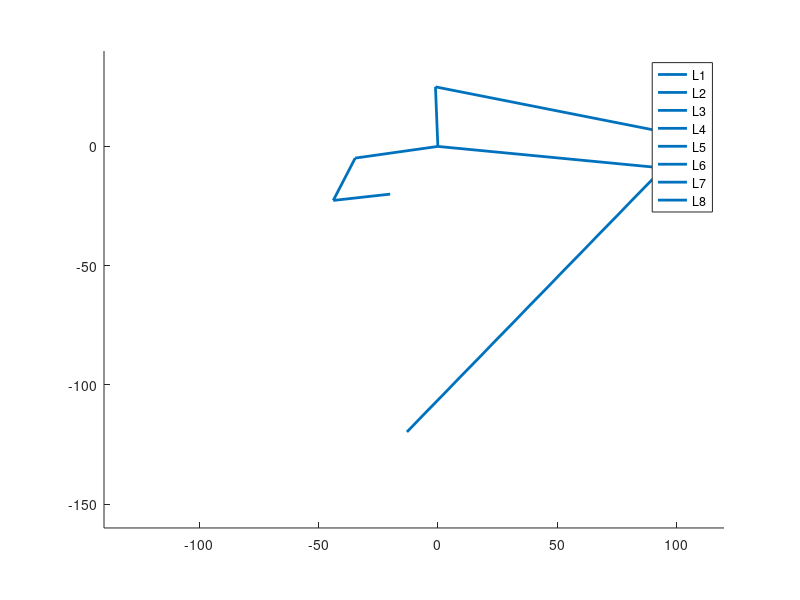

Recreate this plot in MATLAB.
clearvars;
close all;

linkX = [];
linkY = [];

linkLen = [24, 20, 35, 25, 95, 115, 154.3, 20, NaN, NaN, NaN];
linkAng = [NaN, NaN, NaN, 8.9, NaN, NaN, NaN, NaN, NaN, 95.74, NaN, NaN];

motor2 = [-20, -20];

footPosition = [-80, -120];

function [length] = getLength(x, y)
    length = sqrt((x(2) - x(1))^2 + (y(2)-y(1))^2);
end 

function [linkX, linkY] = generatePositions(linkLen, linkAng, motor2, footPosition)
    
    linkX = [];
    linkY = [];

    % General Calculations
    linkLen(9) = sqrt(footPosition(1)^2 + footPosition(2)^2);
    
    linkAng(5) = acosd((linkLen(9)^2 - linkLen(5)^2 - linkLen(7)^2)/(-2*linkLen(5)*linkLen(7)));
    
    linkAng(7) = asind((linkLen(7)/linkLen(9))*sind(linkAng(5)));
    
    linkAng(8) = atand(footPosition(1)/footPosition(2));
    
    linkAng(1) = 90 - linkAng(7) + linkAng(8);
    
    linkAng(3) = linkAng(5) - linkAng(1) - linkAng(4);
    
    x1 = linkLen(5)*cosd(linkAng(1)) + linkLen(8)*cosd(linkAng(3));
    y1 = -linkLen(5)*sind(linkAng(1)) + linkLen(8)*sind(linkAng(3));
    
    linkLen(10) = sqrt(x1^2 + y1^2);
    
    linkAng(9) = atand(abs(y1/x1));
    
    temp = acosd((linkLen(6)^2 - linkLen(4)^2 - linkLen(10)^2)/(-2*linkLen(4)*linkLen(10)));
    
    linkAng(2) = 90 - acosd((linkLen(6)^2 - linkLen(4)^2 - linkLen(10)^2)/(-2*linkLen(4)*linkLen(10))) + linkAng(9);
    
    linkAng(11) = linkAng(10) - linkAng(2);
    
    x2 = -linkLen(3) * sind(linkAng(11)) - motor2(1);
    y2 =  linkLen(3) * cosd(linkAng(11)) - motor2(2);
    
    linkLen(11) = sqrt(x2^2 + y2^2);
    
    linkAng(12) = acosd((linkLen(2)^2 - linkLen(1)^2 - linkLen(11)^2)/(-2*linkLen(1)*linkLen(11)));
    
    linkAng(13) = atand(abs(y2/x2));
    
    linkAng(6) = linkAng(13) - linkAng(12);
    
    % Link 1 Calculations
    linkX(1, :) = [motor2(1), motor2(1) - linkLen(1) * cosd(linkAng(6))];
    linkY(1, :) = [motor2(2), motor2(2) + linkLen(1) * sind(linkAng(6))];
    
    % disp("L1");
    % disp(getLength(linkX(:, 1), linkY(:, 1)));
    
    % Link 3 Calculations
    linkX(3, :) = [0, -linkLen(3) * sind(linkAng(11))];
    linkY(3, :) = [0, linkLen(3) * cosd(linkAng(11))];
    
    % disp("L3");
    % disp(getLength(linkX(:, 3), linkY(:, 3)));
    
    % Link 2 Calculations
    linkX(2, :) = [linkX(1, 2), linkX(3, 2)];
    linkY(2, :) = [linkY(1, 2), linkY(3, 2)];
    
    % disp("L2");
    % disp(getLength(linkX(:, 2), linkY(:, 2)));
    
    % Link 4 Calculations
    linkX(4, :) = [0, linkLen(4) * sind(linkAng(2))];
    linkY(4, :) = [0, linkLen(4) * cosd(linkAng(2))];
    
    % disp("L4");
    % disp(getLength(linkX(:, 4), linkY(:, 4)));
    
    % Link 5 Calculations
    linkX(5, :) = [0, linkLen(5) * cosd(linkAng(1))];
    linkY(5, :) = [0, -linkLen(5) * sind(linkAng(1))];
    
    % disp("L5");
    % disp(getLength(linkX(:, 5), linkY(:, 5)));
    
    % Link 8 Calculations
    linkX(8, :) = [linkX(5, 2), x1];
    linkY(8, :) = [linkY(5, 2), y1];
    
    % disp("L8");
    % disp(getLength(linkX(:, 8), linkY(:, 8)));
    
    % Link 7 Calculations
    linkX(7, :) = [linkX(5, 2), linkX(5, 2) - linkLen(7) * cosd(linkAng(3) + linkAng(4))];
    linkY(7, :) = [linkY(5, 2), linkY(5, 2) - linkLen(7) * sind(linkAng(3) + linkAng(4))];
    
    % disp("L7");
    % disp(getLength(linkX(:, 7), linkY(:, 7)));
    
    % Link 6 Calculations
    linkX(6, :) = [linkX(4, 2), linkX(8, 2)];
    linkY(6, :) = [linkY(4, 2), linkY(8, 2)];
    
    % disp("L6");
    % disp(getLength(linkX(6, :), linkY(6, :))); 
end

[linkX, linkY] = generatePositions(linkLen, linkAng, motor2, footPosition);

figure;

lines = [];

lines(1) = line(linkX(1, :), linkY(1, :), 'LineWidth', 2);
hold on;
lines(2) = line(linkX(2, :), linkY(2, :), 'LineWidth', 2);
hold on;
lines(3) = line(linkX(3, :), linkY(3, :), 'LineWidth', 2);
hold on;
lines(4) = line(linkX(4, :), linkY(4, :), 'LineWidth', 2);
hold on;
lines(5) = line(linkX(5, :), linkY(5, :), 'LineWidth', 2);
hold on;
lines(6) = line(linkX(6, :), linkY(6, :), 'LineWidth', 2);
hold on;
lines(7) = line(linkX(7, :), linkY(7, :), 'LineWidth', 2);
hold on;
lines(8) = line(linkX(8, :), linkY(8, :), 'LineWidth', 2);

legend('L1', 'L2', 'L3', 'L4', 'L5', 'L6', 'L7', 'L8');

axis equal

ylim([-160 40]);
xlim([-140 120]);

for x = linspace(footPosition(1), -10, 80)
    footPosition = [x, -120];
    [linkX, linkY] = generatePositions(linkLen, linkAng, motor2, footPosition);

    for lineIndex = 1:size(lines, 2)
        set(lines(lineIndex), 'XData', linkX(lineIndex, :));
        set(lines(lineIndex), 'YData', linkY(lineIndex, :));
    end
    pause(0.03);
    drawnow;
end

pause(1);

for x = linspace(-10, footPosition(1), 80)
    footPosition = [x, -120];
    [linkX, linkY] = generatePositions(linkLen, linkAng, motor2, footPosition);

    for lineIndex = 1:size(lines, 2)
        set(lines(lineIndex), 'XData', linkX(lineIndex, :));
        set(lines(lineIndex), 'YData', linkY(lineIndex, :));
    end
    pause(0.03);
    drawnow;
end


% waitforbuttonpress;
% 
% set(L8Line, 'YData', [-200, -400]);
% 
